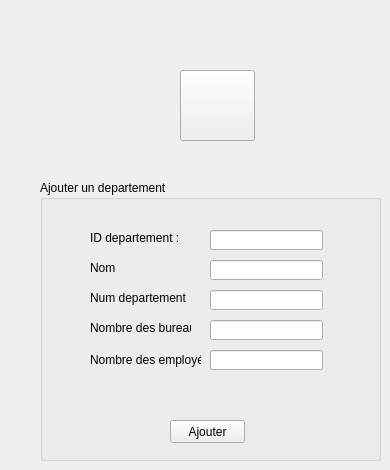
      <widget class="QWidget" name="ajouter_2">
       <widget class="QGroupBox" name="groupBox_6">
        <property name="geometry">
         <rect>
          <x>40</x>
          <y>180</y>
          <width>341</width>
          <height>281</height>
         </rect>
        </property>
        <property name="title">
         <string>Ajouter un departement</string>
        </property>
        <widget class="QLabel" name="label_2">
         <property name="geometry">
          <rect>
           <x>50</x>
           <y>50</y>
           <width>91</width>
           <height>16</height>
          </rect>
         </property>
         <property name="text">
          <string>ID departement :</string>
         </property>
        </widget>
        <widget class="QLabel" name="label_6">
         <property name="geometry">
          <rect>
           <x>50</x>
           <y>80</y>
           <width>101</width>
           <height>16</height>
          </rect>
         </property>
         <property name="text">
          <string>Nom</string>
         </property>
        </widget>
        <widget class="QLabel" name="label_7">
         <property name="geometry">
          <rect>
           <x>50</x>
           <y>110</y>
           <width>101</width>
           <height>16</height>
          </rect>
         </property>
         <property name="text">
          <string>Num departement</string>
         </property>
        </widget>
        <widget class="QLabel" name="label_8">
         <property name="geometry">
          <rect>
           <x>50</x>
           <y>140</y>
           <width>101</width>
           <height>16</height>
          </rect>
         </property>
         <property name="text">
          <string>Nombre des bureaux</string>
         </property>
        </widget>
        <widget class="QLineEdit" name="lineEdit_iddep">
         <property name="geometry">
          <rect>
           <x>170</x>
           <y>50</y>
           <width>113</width>
           <height>20</height>
          </rect>
         </property>
        </widget>
        <widget class="QLineEdit" name="lineEdit_nomdep">
         <property name="geometry">
          <rect>
           <x>170</x>
           <y>80</y>
           <width>113</width>
           <height>20</height>
          </rect>
         </property>
        </widget>
        <widget class="QLineEdit" name="lineEdit_numdep">
         <property name="geometry">
          <rect>
           <x>170</x>
           <y>110</y>
           <width>113</width>
           <height>20</height>
          </rect>
         </property>
        </widget>
        <widget class="QLineEdit" name="lineEdit_nbrb">
         <property name="geometry">
          <rect>
           <x>170</x>
           <y>140</y>
           <width>113</width>
           <height>20</height>
          </rect>
         </property>
        </widget>
        <widget class="QPushButton" name="pushButton_5">
         <property name="geometry">
          <rect>
           <x>130</x>
           <y>240</y>
           <width>75</width>
           <height>23</height>
          </rect>
         </property>
         <property name="text">
          <string>Ajouter</string>
         </property>
        </widget>
        <widget class="QLineEdit" name="lineEdit_nbre">
         <property name="geometry">
          <rect>
           <x>170</x>
           <y>170</y>
           <width>113</width>
           <height>20</height>
          </rect>
         </property>
        </widget>
        <widget class="QLabel" name="label_4">
         <property name="geometry">
          <rect>
           <x>50</x>
           <y>170</y>
           <width>111</width>
           <height>20</height>
          </rect>
         </property>
         <property name="text">
          <string>Nombre des employés</string>
         </property>
        </widget>
       </widget>
       <widget class="QPushButton" name="pushButton_8">
        <property name="geometry">
         <rect>
          <x>180</x>
          <y>70</y>
          <width>75</width>
          <height>71</height>
         </rect>
        </property>
        <property name="styleSheet">
         <string notr="true">border-image: url(:/img/img/logoposte.png);</string>
        </property>
        <property name="text">
         <string/>
        </property>
       </widget>
      </widget>
